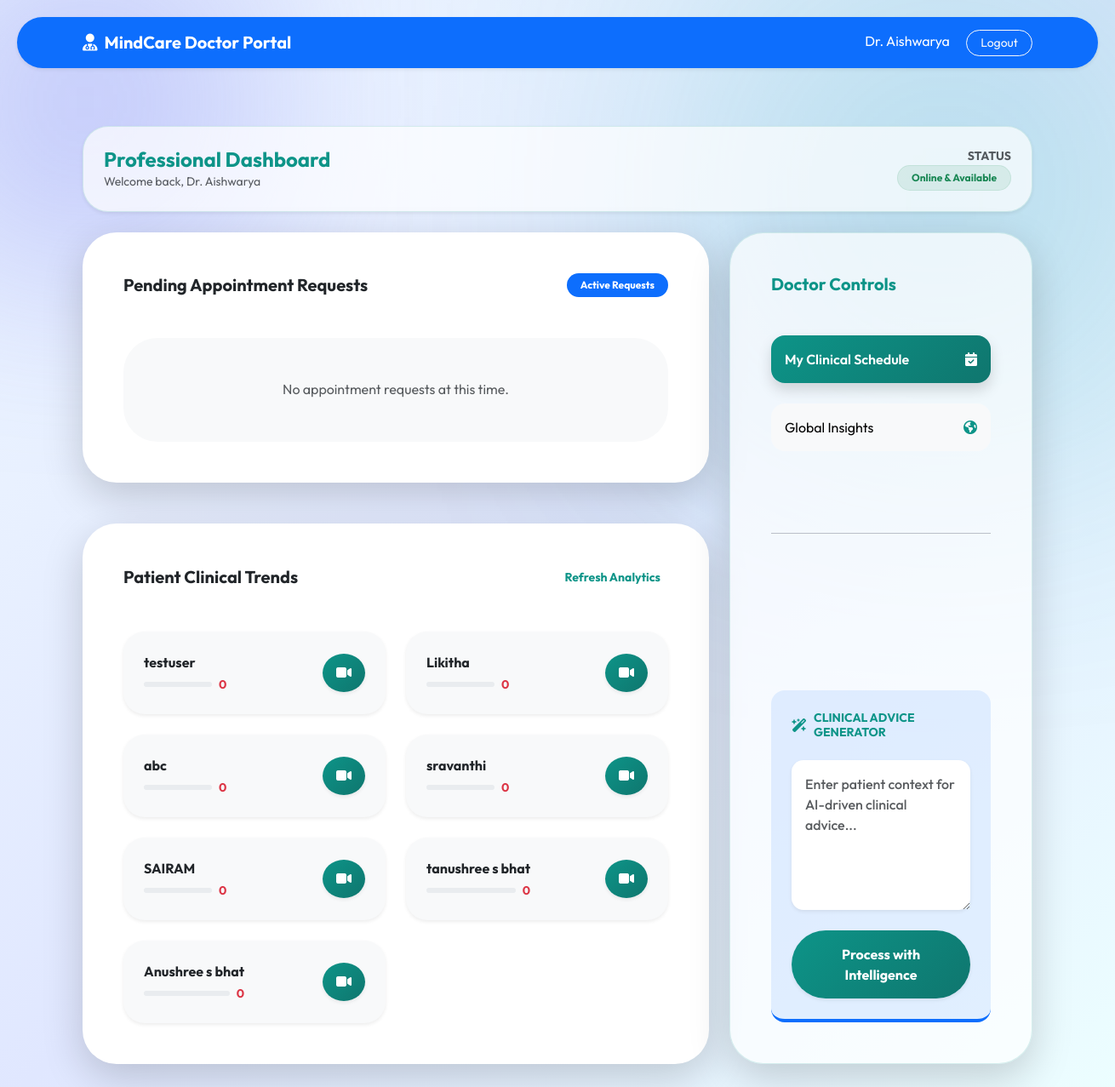
Screenshot of /doctor_dashboard.php (signed in) with the database file from the repository.
### tables this page shows
CREATE TABLE `users` (
  `id` int(11) NOT NULL AUTO_INCREMENT,
  `role` enum('user','doctor') DEFAULT 'user',
  `username` varchar(50) NOT NULL,
  `email` varchar(100) NOT NULL,
  `password` varchar(255) NOT NULL,
  `profile_pic` varchar(255) DEFAULT 'default.png',
  `created_at` timestamp NOT NULL DEFAULT current_timestamp(),
  PRIMARY KEY (`id`),
  UNIQUE KEY `username` (`username`),
  UNIQUE KEY `email` (`email`)
);

### doctor_dashboard.php (the view, shortened to what this page needs)
<?php
require_once 'includes/db.php';
$doctor_user_id = $_SESSION['user_id'];
$username = $_SESSION['username'];
$stmt = $pdo->prepare("SELECT id FROM doctors WHERE user_id = ?");
$stmt->execute([$doctor_user_id]);
$doctor_id = $stmt->fetch()['id'] ?? 0;
$stmt_app = $pdo->prepare("SELECT appointments.*, users.username as patient_name, users.email as patient_email
                           FROM appointments
                           JOIN users ON appointments.user_id = users.id
                           WHERE appointments.doctor_id = ? AND appointments.status = 'pending'
                           ORDER BY appointment_date ASC");
$stmt_app->execute([$doctor_id]);
$pending_appointments = $stmt_app->fetchAll();
$stmt_patients = $pdo->prepare("SELECT users.id, users.username, IFNULL(AVG(counseling_sessions.analysis_score), 0) as avg_mood
                                FROM users
                                LEFT JOIN counseling_sessions ON users.id = counseling_sessions.user_id
                                WHERE users.role = 'user'
                                GROUP BY users.id");
$stmt_patients->execute();
$patient_insights = $stmt_patients->fetchAll();
?>
<!DOCTYPE html>
<html lang="en">
<head>
    <link href="https://cdn.jsdelivr.net/npm/bootstrap@5.3.0/dist/css/bootstrap.min.css" rel="stylesheet">
    <link rel="stylesheet" href="assets/css/style.css">
    <link rel="stylesheet" href="https://cdnjs.cloudflare.com/ajax/libs/font-awesome/6.4.0/css/all.min.css">
</head>
<body class="bg-light">
    <nav class="navbar navbar-expand-lg navbar-dark bg-primary shadow-sm">
        <div class="container">
            <a class="navbar-brand fw-bold" href="#">
                <i class="fa-solid fa-user-doctor me-2"></i>MindCare Doctor Portal
            </a>
            <div class="ms-auto">
                <span class="text-white me-3">Dr. <?php echo htmlspecialchars($username); ?></span>
                <a href="logout.php" class="btn btn-sm btn-outline-light rounded-pill px-3">Logout</a>
            </div>
        </div>
    </nav>
    <div class="container py-5">
        <div class="row g-4 mb-4">
            <div class="col-12 fade-in">
                <div class="glass p-4 d-flex justify-content-between align-items-center shadow-sm">
                    <div>
                        <h4 class="fw-bold text-primary mb-0">Professional Dashboard</h4>
                        <p class="text-muted small mb-0">Welcome back, Dr. <?php echo htmlspecialchars($username); ?>
                        </p>
                    </div>
                    <div class="d-flex gap-3">
                        <div class="text-end d-none d-md-block">
                            <div class="fw-bold small text-muted text-uppercase mb-0">Status</div>
                            <span
                                class="badge bg-success bg-opacity-10 text-success rounded-pill px-3 py-2 border border-success border-opacity-10 small">Online
                                & Available</span>
                        </div>
                    </div>
                </div>
            </div>
        </div>
        <div class="row g-4">
            <div class="col-lg-8 fade-in" style="animation-delay: 0.1s;">
                <div class="card p-5 border-0 shadow-lg mb-5 rounded-5">
                    <div class="d-flex justify-content-between align-items-center mb-5">
                        <h5 class="fw-bold mb-0">Pending Appointment Requests</h5>
                        <span class="badge bg-primary rounded-pill px-3 py-2">Active Requests</span>
                    </div>
                    <?php if ($pending_appointments): ?>
                        <div class="table-responsive">
                            <table class="table table-hover align-middle">
                                <thead class="bg-light">
                                    <tr class="text-muted small text-uppercase">
                                        <th class="py-3">Patient Details</th>
                                        <th class="py-3">Requested Session</th>
                                        <th class="py-3">Decision</th>
                                    </tr>
                                </thead>
                                <tbody>
                                    <?php foreach ($pending_appointments as $app): ?>
                                        <tr>
                                            <td>
                                                <div class="fw-bold text-primary">
                                                    <?php echo htmlspecialchars($app['patient_name']); ?>
                                                </div>
                                                <div class="text-muted small">
                                                    <?php echo htmlspecialchars($app['patient_email']); ?>
                                                </div>
                                            </td>
                                            <td class="small fw-semibold">
                                                <?php echo date('M d, Y • H:i', strtotime($app['appointment_date'])); ?>
                                            </td>
                                            <td>
                                                <div class="d-flex gap-2">
                                                    <button
                                                        class="btn btn-sm btn-primary rounded-pill px-4 py-2 shadow-sm font-monospace">Confirm</button>
                                                    <button
                                                        class="btn btn-sm btn-light rounded-pill px-3 py-2 text-danger">Decline</button>
                                                </div>
                                            </td>
                                        </tr>
                                    <?php endforeach; ?>
                                </tbody>
                            </table>
                        </div>
                    <?php else: ?>
                        <div class="text-center py-5 bg-light rounded-5 border-dashed border-2">
                            <p class="text-muted mb-0">No appointment requests at this time.</p>
                        </div>
                    <?php endif; ?>
                </div>
                <div class="card p-5 border-0 shadow-lg rounded-5">
                    <div class="d-flex justify-content-between align-items-center mb-5">
                        <h5 class="fw-bold mb-0">Patient Clinical Trends</h5>
                        <button class="btn btn-sm btn-link text-primary fw-bold text-decoration-none">Refresh
                            Analytics</button>
                    </div>
                    <div class="row g-4">
                        <?php foreach ($patient_insights as $p):
                            $moodColor = ($p['avg_mood'] >= 7.5) ? 'success' : (($p['avg_mood'] >= 5) ? 'warning' : 'danger');
                            ?>
                            <div class="col-md-6">
                                <div
                                    class="card p-4 border-0 bg-light shadow-sm d-flex flex-row align-items-center justify-content-between transition-all patient-card hover-lift">
                                    <div>
                                        <div class="fw-bold mb-1"><?php echo htmlspecialchars($p['username']); ?></div>
                                        <div class="d-flex align-items-center gap-2">
                                            <div class="progress flex-grow-1"
                                                style="width: 80px; height: 6px; border-radius: 10px;">
                                            </div>
                                            <span
                                                class="small fw-bold text-<?php echo $moodColor; ?>"><?php echo round($p['avg_mood'], 1); ?></span>
                                        </div>
                                    </div>
                                    <a href="video_call.php?room=MindCareSession_<?php echo $p['id']; ?>"
                                        class="btn btn-primary d-flex align-items-center justify-content-center rounded-circle shadow-sm"
                                        style="width: 45px; height: 45px;" title="Launch Private Video Session">
                                        <i class="fa-solid fa-video"></i>
                                    </a>
                                </div>
                            </div>
                        <?php endforeach; ?>
                    </div>
                </div>
            </div>
            <div class="col-lg-4 fade-in" style="animation-delay: 0.2s;">
                <div class="glass p-5 shadow-lg h-100 d-flex flex-column rounded-5">
                    <h5 class="fw-bold mb-5 text-primary">Doctor Controls</h5>
                    <div class="d-grid gap-4 mb-5">
                        <button
                            class="btn btn-primary d-flex align-items-center justify-content-between p-3 rounded-4 shadow fade-in">
                            <span>My Clinical Schedule</span>
                            <i class="fa-solid fa-calendar-check"></i>
                        </button>
                        <button
                            class="btn btn-light d-flex align-items-center justify-content-between p-3 rounded-4 border-0 fade-in"
                            style="animation-delay: 0.1s;">
                            <span>Global Insights</span>
                            <i class="fa-solid fa-earth-americas text-primary"></i>
                        </button>
                    </div>
                    <hr class="my-5 opacity-10">
                    <div class="mt-auto">
                        <div class="p-4 bg-primary bg-opacity-10 rounded-4 border-bottom border-4 border-primary">
                            <div class="d-flex align-items-center mb-4">
                                <i class="fa-solid fa-wand-magic-sparkles text-primary me-2"></i>
                                <h6 class="fw-bold small text-primary text-uppercase mb-0">Clinical Advice Generator
                                </h6>
                            </div>
                            <textarea class="form-control border-0 bg-white p-3 mb-4 shadow-sm" rows="6"
                                placeholder="Enter patient context for AI-driven clinical advice..."></textarea>
                            <button class="btn btn-primary w-100 rounded-pill py-3 fw-bold shadow-sm">Process with
                                Intelligence</button>
                        </div>
                    </div>
                </div>
            </div>
        </div>
    </div>
</body>
</html>

### assets/css/style.css (style rules this page uses)
:root { --primary: #0D9488; --primary-light: rgba(13, 148, 136, 0.1); --secondary: #6366f1; --accent: #FACC15; --bg-main: #F8FAFC; --text-main: #0F172A; --text-muted: #64748B; --glass: rgba(255, 255, 255, 0.7); --border: rgba(13, 148, 136, 0.15); --shadow: 0 20px 40px rgba(0, 0, 0, 0.05); }
* { font-family: 'Outfit', sans-serif; transition: 0.3s cubic-bezier(0.4, 0, 0.2, 1); }
body { background-color: var(--bg-main); background: linear-gradient(135deg, #f0f9ff, #e0e7ff, #ecfeff); color: var(--text-main); min-height: 100vh; margin: 0; overflow-x: hidden; position: relative; }
body::before { content: ""; position: fixed; top: 0; left: 0; width: 100%; height: 100%; background: radial-gradient(circle at 10% 20%, rgba(13, 148, 136, 0.05) 0%, transparent 40%), radial-gradient(circle at 90% 80%, rgba(99, 102, 241, 0.05) 0%, transparent 40%), radial-gradient(circle at 50% 50%, rgba(241, 245, 249, 1) 0%, rgba(226, 232, 240, 0.5) 100%); z-index: -1; animation: meshFlow 20s ease-in-out infinite alternate; }
body::before { content: ""; position: absolute; width: 400px; height: 400px; background: #6366f1; filter: blur(120px); top: -100px; left: -100px; opacity: 0.3; z-index: -1; pointer-events: none; }
body::after { content: ""; position: absolute; width: 600px; height: 600px; background: #14b8a6; filter: blur(150px); top: -100px; right: -100px; opacity: 0.2; z-index: -1; pointer-events: none; }
p { color: #64748b; line-height: 1.6; }
.glass { background: var(--glass); backdrop-filter: blur(20px); -webkit-backdrop-filter: blur(20px); border: 1px solid var(--border); box-shadow: var(--shadow); border-radius: 30px; }
.card { background: white; border: none; border-radius: 25px; padding: 30px; box-shadow: 0 4px 20px rgba(0, 0, 0, 0.03); transition: 0.4s cubic-bezier(0.175, 0.885, 0.32, 1.275); }
.btn-primary, .btn-submit { transition: all 0.3s cubic-bezier(0.4, 0, 0.2, 1) !important; }
.btn-primary { background: linear-gradient(135deg, var(--primary) 0%, #0F766E 100%); border: none; border-radius: 12px; padding: 12px 25px; font-weight: 600; box-shadow: 0 10px 20px rgba(13, 148, 136, 0.2); }
.form-control { background: #FFFFFF; border: 1.5px solid #F1F5F9; border-radius: 14px; padding: 14px 20px; color: var(--text-main); font-weight: 500; }
.fade-in { opacity: 0; animation: fadeIn 0.8s ease-out forwards; }
.text-primary { color: var(--primary) !important; }
.rounded-5 { border-radius: 40px !important; }
.navbar { background: rgba(255, 255, 255, 0.6); backdrop-filter: blur(10px); border-radius: 50px; margin: 20px; padding: 10px 20px; }

### rows the page displays
users: username "testuser", avg_mood "0"
users: username "Likitha", avg_mood "0"
users: username "abc", avg_mood "0"
users: username "sravanthi", avg_mood "0"
users: username "SAIRAM", avg_mood "0"
users: username "tanushree s bhat", avg_mood "0"
users: username "Anushree s bhat", avg_mood "0"

### other values shown
$username "Aishwarya"
